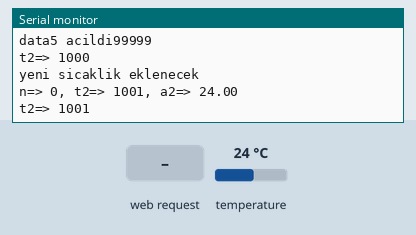
Simulated run of this sketch. Board: ESP8266 (NodeMCU). On the bench: the last lines printed to the serial monitor. Inputs (shaded band) come from the test bench; at power-on: temperature 24 °C. Storage starts empty.

Above: at 2.0 s.
2.1 s: HTTP request GET /setLED received
At 3.5 s:
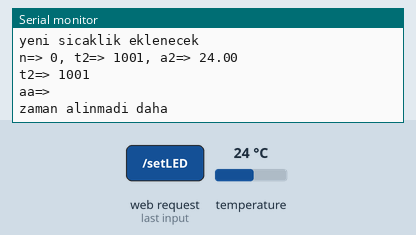
3.8 s: HTTP request GET /setLED?xxx=1 received
At 4.5 s:
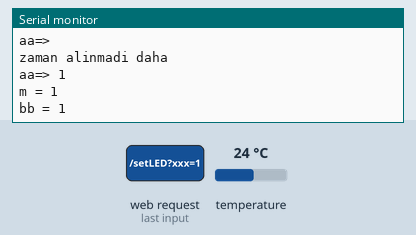

Measured:
- after the input at 2.1 s, the serial monitor: prints a new line after 0.27 s (image 1)
- after the input at 3.8 s, the serial monitor: prints a new line at once (image 2)

The sketch:

9-11-27-1647_esp8266_json_sicaklik_degisim_kaydet_guzel_acik.ino
```cpp
#include <ESP8266WiFi.h>
#include <WiFiClient.h>
#include <ESP8266WebServer.h>
#include <OneWire.h>
#include <DallasTemperature.h>
#include <FS.h>
#include <ArduinoJson.h>
#include <TimeLib.h>

#define ONE_WIRE_BUS 5                          //D1 pin of nodemcu
OneWire oneWire(ONE_WIRE_BUS);
DallasTemperature sensors(&oneWire);            // Pass the oneWire reference to Dallas Temperature.


time_t t1=0;
time_t t2=0;
time_t t4=0;
float a1;
float a2;
int n=0;
int m=0;
File file5;
String aa;// aa yi daha once local yapmistim handleLED in icindei her fonksiyon tetiklendiginde O landi
ESP8266WebServer server(80);
//Enter your SSID and PASSWORD
const char* ssid = "ESP8266";
const char* password = "12345678";

DynamicJsonDocument doc(1680);
JsonArray x = doc.createNestedArray("x");
JsonArray y = doc.createNestedArray("y");

void handleLED() {

 if (m == 0 ){// javascripten sistem zamaninin bir kere alinmasi icin
 aa = server.arg("xxx"); //Refer  xhttp.open("GET", "setLED?xxx="+today.getTime(), true)
  Serial.print("aa=> ");Serial.println(aa);
 aa.remove(10);//javascripten gelen time 13 haneli milisecond da iceriyor. arduino daki time 10 haneli milsecond icermiyor
 int bb=aa.toInt();//string i int e cevirme
 if (bb == 0 ){Serial.println("zaman alinmadi daha");} else{m=m+1;Serial.print("m = ");Serial.println(m);Serial.print("bb = ");Serial.println(bb);}
 t4=bb;// t4 bir time_t degiskeni en ustte taninli
 //Serial.print("bb =>");Serial.println(bb);

 setTime(t4);// javascriten gelen time arduino sistem time yapma
 time_t t1 = now();
 }

String str1="";

if (m==0)str1="javascritin calistirildigi sistemden ESP ye zaman alinmadi";
if (m==1)str1="javascritin calistirildigi sistemden ESP ye zaman alindi";


server.send(200, "text/plane",str1 ); //Send web page
//http://192.168.4.1/setLED sayfasina str1 gonderir


}

void setup(void){
  sensors.begin();

  Serial.begin(115200);
  SPIFFS.begin();
  if(SPIFFS.begin()){
     Serial.println("SPIFFS dosya sistemi aktif");
    //return;
  }

    File file1 = SPIFFS.open("/d3.v4.min.js", "r");
  if(file1){
    Serial.println("file1 acildi");

  }
      File file2 = SPIFFS.open("/index.html", "r");
  if(file2){
    Serial.println("file2 acildi");

  }

    file5 = SPIFFS.open("/data5.json", "w");///deneme
  if(file5){
    Serial.println("data5 acildi99999");
  }

  WiFi.softAP(ssid, password);
  IPAddress IP = WiFi.softAPIP();

  server.serveStatic("/", SPIFFS, "/index.html");
  server.serveStatic("/d3.v4.min.js", SPIFFS, "/d3.v4.min.js");
  server.serveStatic("/data5.json", SPIFFS, "/data5.json");
  server.begin();
  server.on("/setLED", handleLED);
  setTime(1000);
  time_t t1 = now();
  time_t t4 = now();
  sensors.requestTemperatures();
  a1 = sensors.getTempCByIndex(0);

}

void zamandongu()
{
  t2 = now();
  if ( (t2 - t1)>= 1 ) {
    Serial.print("t2=> ");Serial.println(t2);
    t1=t2;
    sensors.requestTemperatures();
    a2 = sensors.getTempCByIndex(0);
    if ( (a2*100-a1*100)>=10 || (a2*100-a1*100)<=-10 || n==0 ){Serial.println("yeni sicaklik eklenecek");dataekle1();a1=a2;n=n+1; }// sicaklik degisimi 1 dereceden fazla is json a data ekle
    // a2 ve a1 100 ile carpmam floating islemlerde sikinti oldugunu okudum internette

  }
}
void dataekle1()
{
file5 = SPIFFS.open("/data5.json", "w");//deneme
if ( t2 !=0 || n==0){//t4 yani javascipten time gelmisse 0 dan farki olur ve calisir
  t2 = now();
if ( x.size() < 50 )
    {
    x.add(t2);
    y.add(a2);
    Serial.print("n=> ");Serial.print(n);Serial.print(", t2=> ");Serial.print(t2);Serial.print(", a2=> ");Serial.println(a2);
    serializeJson(doc, file5);//doc json alanini file5 e yani data5.json dosyasina a yazar
    }
    else
    {
    serializeJson(doc, file5);// x.size 50 den buyuk olunca chrome da json dsoyasi alinamiyordu. bu sekilde ekleyince duzeldi??
    }
}
}

void loop(void){
 server.handleClient();
 zamandongu();
}
```
